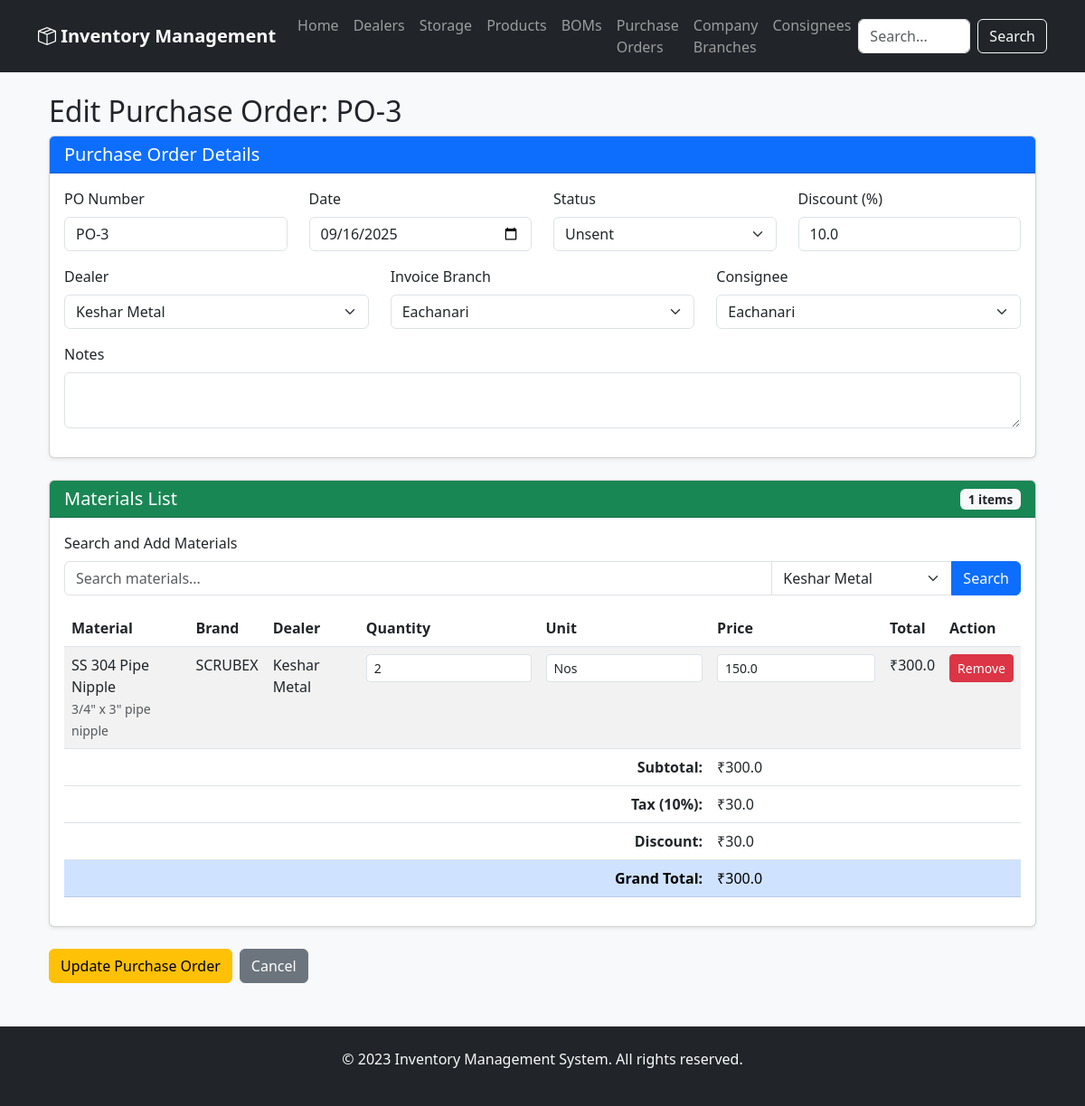
Before: /purchase_orders/edit/3 with the older database file.
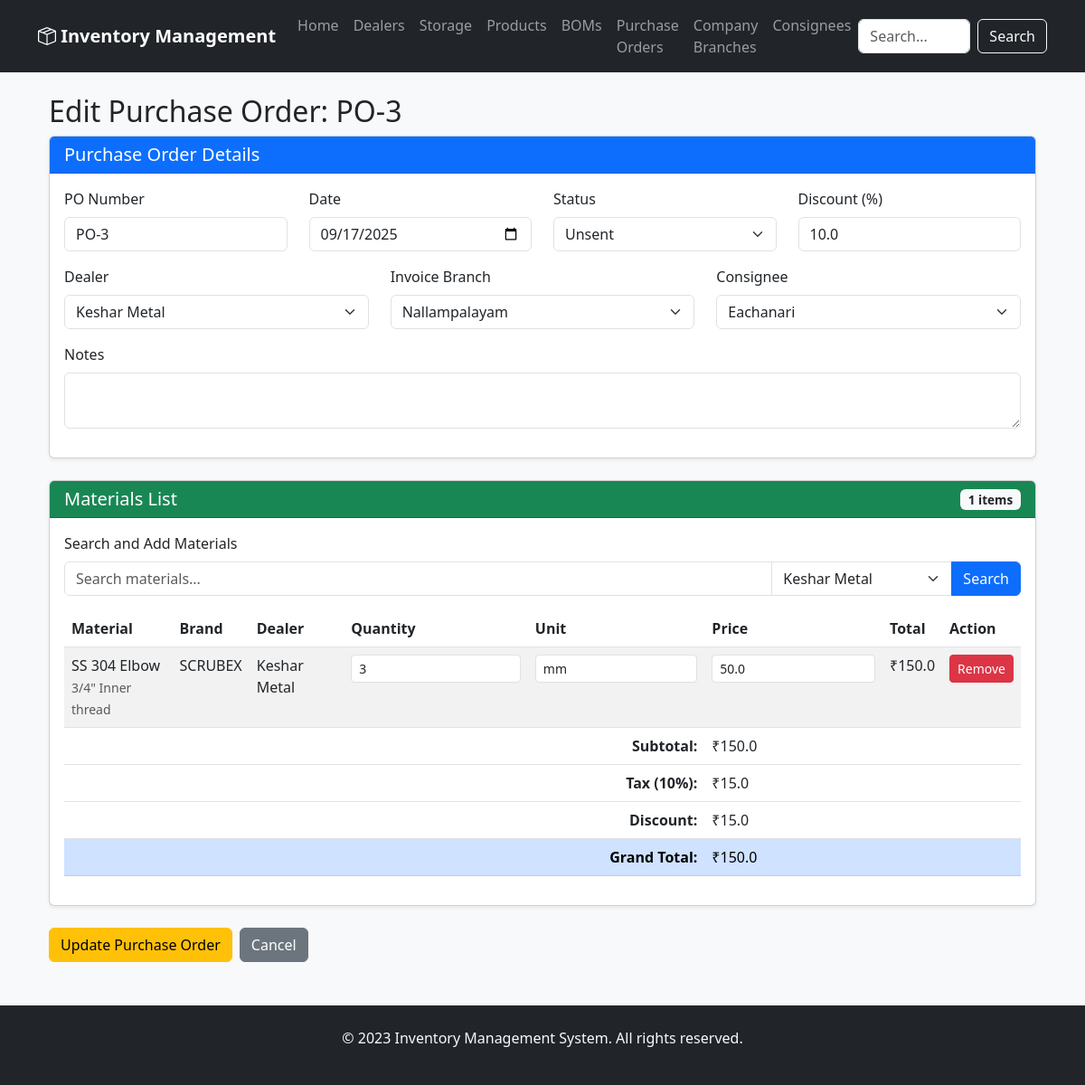
After: the same page with the newer database file.
### app/models.py (models this page shows, shortened)
class PurchaseOrder(Base):
    __tablename__ = 'purchase_order'
    po_no = Column(Integer, primary_key=True)
    dealer_id = Column(Integer, ForeignKey('dealer.id'))
    date = Column(Date, default=date.today)
    status = Column(String(20))
    notes = Column(Text)
    discount = Column(Float, default=0.0)
    invoice_branch_id = Column(Integer, ForeignKey('company_branches.id'))
    consignee_id = Column(Integer, ForeignKey('consignees.id'))
    dealer = relationship('Dealer', backref='purchase_orders')
    invoice_branch = relationship('CompanyBranch', foreign_keys=[invoice_branch_id])
    consignee = relationship('Consignee', foreign_keys=[consignee_id])
    items = relationship('PurchaseOrderItem', back_populates='purchase_order', cascade='all, delete-orphan')

class CompanyBranch(Base):
    __tablename__ = 'company_branches'
    id = Column(Integer, primary_key=True)
    company_name = Column(String(120), nullable=False)
    branch_name = Column(String(120), nullable=False)
    address = Column(String(250), nullable=False)
    city = Column(String(100), nullable=False)
    state = Column(String(100), nullable=False)
    pincode = Column(String(20), nullable=False)
    gst_no = Column(String(50), nullable=False)
    state_code = Column(String(10), nullable=False)
    email = Column(String(120), nullable=False)
    branch_indicator = Column(String(1), nullable=False)

class PurchaseOrderItem(Base):
    __tablename__ = 'purchase_order_item'
    id = Column(Integer, primary_key=True)
    po_no = Column(Integer, ForeignKey('purchase_order.po_no'))
    material_id = Column(Integer, ForeignKey('storage.id'))
    material_name = Column(String(256))
    spec = Column(String(256))
    brand = Column(String(128))
    dealer_name = Column(String(120))
    quantity = Column(Integer)
    price = Column(Float)
    unit = Column(String(50))
    purchase_order = relationship('PurchaseOrder', back_populates='items')
    material = relationship('Storage', back_populates='po_items')

class Dealer(Base):
    __tablename__ = 'dealer'
    id = Column(Integer, primary_key=True)
    name = Column(String(120), nullable=False)
    address = Column(String(250))
    city = Column(String(100))
    state = Column(String(100))
    country = Column(String(100))
    pincode = Column(String(20))
    telephone = Column(String(50))
    mobile = Column(String(50))
    email = Column(String(120))
    gst_no = Column(String(50))
    bank_name = Column(String(100))
    account_no = Column(String(100))
    ifsc_code = Column(String(50))
    materials = relationship('Storage', back_populates='dealer', lazy='dynamic')

class Consignee(Base):
    __tablename__ = 'consignees'
    id = Column(Integer, primary_key=True)
    company_name = Column(String(120), nullable=False)
    branch_name = Column(String(120), nullable=False)
    address = Column(String(250), nullable=False)
    city = Column(String(100), nullable=False)
    state = Column(String(100), nullable=False)
    pincode = Column(String(20), nullable=False)
    gst_no = Column(String(50), nullable=False)
    state_code = Column(String(10), nullable=False)
    email = Column(String(120), nullable=False)
    branch_indicator = Column(String(1), nullable=False)

### app/routers/purchase_orders.py (the view)
@router.get("/edit/{po_no}", response_class=HTMLResponse)
async def edit_purchase_order_form(request: Request, po_no: int, db: Session = Depends(get_db)):
    try:
        purchase_order = db.query(models.PurchaseOrder).options(
            joinedload(models.PurchaseOrder.items),
            joinedload(models.PurchaseOrder.dealer),
            joinedload(models.PurchaseOrder.invoice_branch),
            joinedload(models.PurchaseOrder.consignee)
        ).filter(models.PurchaseOrder.po_no == po_no).first()
        if purchase_order is None:
            return RedirectResponse(url="/purchase_orders", status_code=status.HTTP_303_SEE_OTHER)
        dealers = db.query(models.Dealer).all()
        company_branches = db.query(models.CompanyBranch).all()
        consignees = db.query(models.Consignee).all()
        return templates.TemplateResponse("edit_purchase_order.html", {
            "request": request,
            "purchase_order": purchase_order,
            "dealers": dealers,
            "company_branches": company_branches,
            "consignees": consignees
        })
    except Exception as e:
        print(f"Error loading edit form: {e}")
        return RedirectResponse(url="/purchase_orders", status_code=status.HTTP_303_SEE_OTHER)

### app/templates/edit_purchase_order.html (shortened to what the changed rows need)
{% extends "base.html" %}
{% block content %}
<div class="container mt-4">
    <h2>Edit Purchase Order: PO-{{ purchase_order.po_no }}</h2>
    <form method="post" action="/purchase_orders/edit/{{ purchase_order.po_no }}" id="poForm">
        <div class="card mb-4">
            <div class="card-body">
                <div class="row">
                    <div class="col-md-3 mb-3">
                        <label class="form-label">PO Number</label>
                        <input type="text" class="form-control" value="PO-{{ purchase_order.po_no }}" readonly>
                    </div>
                    <div class="col-md-3 mb-3">
                        <label class="form-label">Date</label>
                        <input type="date" name="date" class="form-control" value="{{ purchase_order.date.strftime('%Y-%m-%d') }}" required>
                    </div>
                    <div class="col-md-3 mb-3">
                        <label class="form-label">Status</label>
                        <select name="status" class="form-select">
                            <option value="unsent" {% if purchase_order.status == 'unsent' %}selected{% endif %}>Unsent</option>
                        </select>
                    </div>
                    <div class="col-md-3 mb-3">
                        <label class="form-label">Discount (%)</label>
                        <input type="number" name="discount" class="form-control" value="{{ purchase_order.discount }}" min="0" max="100" step="0.01">
                    </div>
                </div>
                <div class="row">
                    <div class="col-md-4 mb-3">
                        <label class="form-label">Dealer</label>
                        <select name="dealer_id" class="form-select" id="dealerSelect" required>
                            {% for dealer in dealers %}
                            <option value="{{ dealer.id }}" {% if purchase_order.dealer_id == dealer.id %}selected{% endif %}>{{ dealer.name }}</option>
                            {% endfor %}
                        </select>
                    </div>
                    <div class="col-md-4 mb-3">
                        <label class="form-label">Invoice Branch</label>
                        <select name="invoice_branch_id" class="form-select" required>
                            {% for branch in company_branches %}
                            <option value="{{ branch.id }}" {% if purchase_order.invoice_branch_id == branch.id %}selected{% endif %}>{{ branch.branch_name }}</option>
                            {% endfor %}
                        </select>
                    </div>
                    <div class="col-md-4 mb-3">
                        <label class="form-label">Consignee</label>
                        <select name="consignee_id" class="form-select" required>
                            {% for consignee in consignees %}
                            <option value="{{ consignee.id }}" {% if purchase_order.consignee_id == consignee.id %}selected{% endif %}>{{ consignee.branch_name }}</option>
                            {% endfor %}
                        </select>
                    </div>
                </div>
            </div>
        </div>
        <div class="card mb-4">
            <div class="card-body">
                <div class="mb-3">
                    <div class="input-group">
                        <input type="text" id="materialSearch" class="form-control" placeholder="Search materials...">
                        <select class="form-select" id="dealerFilter" style="max-width: 200px;">
                            {% for dealer in dealers %}
                            <option value="{{ dealer.id }}" {% if purchase_order.dealer_id == dealer.id %}selected{% endif %}>{{ dealer.name }}</option>
                            {% endfor %}
                        </select>
                        <button type="button" class="btn btn-primary" id="searchButton">Search</button>
                    </div>
                </div>
                <div class="table-responsive">
                    <table class="table table-striped" id="materialsTable">
                        <thead>
                            <tr>
                                <th>Material</th>
                                <th>Brand</th>
                                <th>Dealer</th>
                                <th>Quantity</th>
                                <th>Unit</th>
                                <th>Price</th>
                                <th>Total</th>
                                <th>Action</th>
                            </tr>
                        </thead>
                        <tbody id="selectedMaterials">
                            {% for item in purchase_order.items %}
                            <tr id="material-{{ item.material_id or loop.index }}">
                                <td>
                                    {{ item.material_name }}
                                    {% if item.spec %}
                                        <br><small class="text-muted">{{ item.spec }}</small>
                                    {% endif %}
                                </td>
                                <td>{{ item.brand or 'N/A' }}</td>
                                <td>{{ item.dealer_name or 'N/A' }}</td>
                                <td>
                                    <input type="number"
                                    name="items[{{ loop.index0 }}][quantity]"
                                    class="form-control form-control-sm quantity-input"
                                    value="{{ item.quantity }}"
                                    min="1"
                                    required
                                    onchange="updateItemTotal('{{ item.material_id or loop.index }}')">
                                </td>
                                <td>
                                    <input type="text"
                                    name="items[{{ loop.index0 }}][unit]"
                                    class="form-control form-control-sm unit-input"
                                    value="{{ item.unit }}"
                                    onchange="updateItemTotal('{{ item.material_id or loop.index }}')">
                                </td>
                                <td>
                                    <input type="number"
                                            name="items[{{ loop.index0 }}][price]"
                                            class="form-control form-control-sm price-input"
                                            value="{{ item.price }}"
                                            min="0"
                                            step="0.01"
                                            required
                                            onchange="updateItemTotal('{{ item.material_id or loop.index }}')">
                                </td>
                                <td class="item-total" id="total-{{ item.material_id or loop.index }}">₹{{ (item.quantity * item.price)|round(2) }}</td>
                                <td>
                                    <button type="button" class="btn btn-sm btn-danger remove-material" data-material-id="{{ item.material_id or loop.index }}">
                                        Remove
                                    </button>
                                </td>
                            </tr>
                            {% else %}
                            <tr id="noMaterialsMessage">
                                <td colspan="8" class="text-center text-muted py-3">
                                    No materials selected. Search and add materials above.
                                </td>
                            </tr>
                            {% endfor %}
                        </tbody>
                        <tfoot id="poTotals" {% if purchase_order.items %}style="display: table-row-group;"{% else %}style="display: none;"{% endif %}>
                            <tr>
                                <td colspan="5" class="text-end"><strong>Subtotal:</strong></td>
                                <td colspan="3" id="subtotal">₹{{ purchase_order.subtotal|round(2) }}</td>
                            </tr>
                            <tr>
                                <td colspan="5" class="text-end"><strong>Tax (10%):</strong></td>
                                <td colspan="3" id="taxAmount">₹{{ purchase_order.tax_amount|round(2) }}</td>
                            </tr>
                            <tr>
                                <td colspan="5" class="text-end"><strong>Discount:</strong></td>
                                <td colspan="3" id="discountAmount">₹{{ purchase_order.discount_amount|round(2) }}</td>
                            </tr>
                            <tr class="table-primary">
                                <td colspan="5" class="text-end"><strong>Grand Total:</strong></td>
                                <td colspan="3" id="grandTotal">₹{{ purchase_order.grand_total|round(2) }}</td>
                            </tr>
                        </tfoot>
                    </table>
                </div>
            </div>
        </div>
        <div class="d-flex gap-2">
        </div>
    </form>
</div>
{% endblock %}

Changed rows visible on the page:
removed PurchaseOrderItem: material_name "SS 304 Pipe Nipple", spec "3/4\" x 3\" pipe nipple", brand "SCRUBEX", dealer_name "Keshar Metal", quantity "2", unit "Nos", price "150.0", (item.quantity*item.price)|round(2) "300.0", subtotal "300.0", tax_amount "30.0", discount_amount "30.0", grand_total "300.0"
changed PurchaseOrder "PO-3": date "09/16/2025" → "09/17/2025"; invoice_branch_id "Eachanari" → "Nallampalayam"
added PurchaseOrderItem: material_name "SS 304 Elbow", spec "3/4\" Inner thread", brand "SCRUBEX", dealer_name "Keshar Metal", quantity "3", unit "mm", price "50.0", (item.quantity*item.price)|round(2) "150.0", subtotal "150.0", tax_amount "15.0", discount_amount "15.0", grand_total "150.0"
